Frame 1 (no input): blank canvas, image omitted
Frame 60 (no input): blank canvas, image omitted
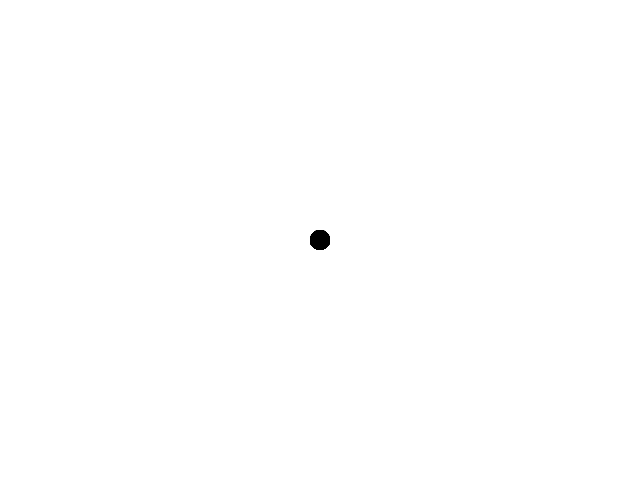
Frame 120 (the mouse pressed at the canvas centre since frame 60)

The p5.js sketch whose frames 1 and 60 were blank and that drew this single picture after the mouse press (run headless with seeded random() and noise() and a simulated clock; from frame 60 on, the mouse is pressed at the canvas centre):

// p5.js sketch
// ── sketch.js
function setup() {
  createCanvas(640, 480);
}

function draw() {
  if (mouseIsPressed) {
    fill(0);
  }
  else {
    fill (3,252,186);
    noStroke();
  }
  ellipse(mouseX, mouseY, 20, 20);
}

function mousePressed() {
  clear();
}
